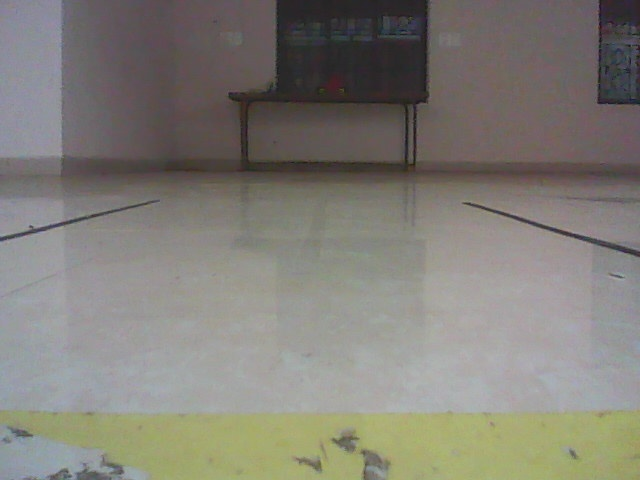
#> input picture Lane_and_object_detection/Lane_track/img1.jpg, 640 x 480 px
$ python Per_trans.py
#> lines starting #> are read from the running program, lines starting #| are printed output that depends on the picture
import  cv2
import numpy as np
import math

x1 = 9
x2 = 545
y  = 285
h  = -28
Ot = math.radians(55)

a = x1 + (h/math.tan(Ot))
b = x2 - (h/math.tan(Ot))

img = cv2.imread('img1.jpg',1)
#> img is the input picture: shape (480, 640, 3); mean B, G, R 119, 126.3, 129.2
resized_img = cv2.resize(img,(600,600))
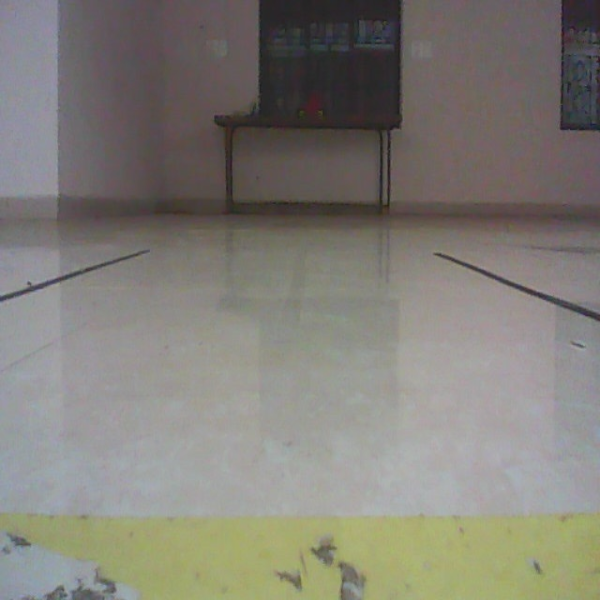
#> resized_img: shape (600, 600, 3); mean B, G, R 118.9, 126.2, 129.1

#                  [0,0]   [600,0] [0,600][600,600]
pts1 = np.float32([[a,y+h],[b,y+h],[x1,y],[x2,y]])
pts2 = np.float32([[0,0],[600,0],[0,600],[600,600]])

M = cv2.getPerspectiveTransform(pts1,pts2)
dst = cv2.warpPerspective(resized_img,M,(600,600))
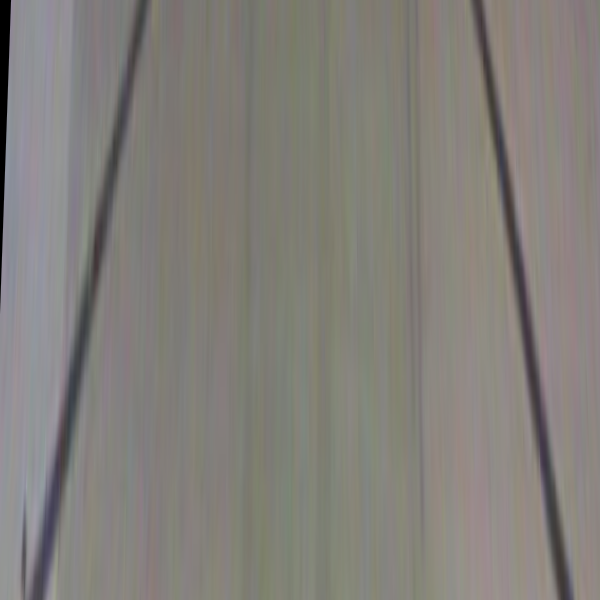
#> dst: shape (600, 600, 3); mean B, G, R 122.2, 127.4, 130.6

cv2.imshow('img',resized_img)
cv2.imshow('dst',dst)

cv2.waitKey(0)

$ run again, with Lane_and_object_detection/Lane_track/img2.jpg copied over Lane_and_object_detection/Lane_track/img1.jpg
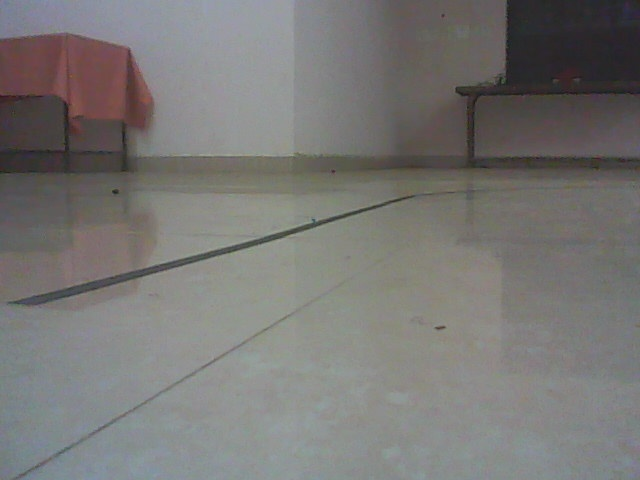
#> input picture Lane_and_object_detection/Lane_track/img2.jpg, 640 x 480 px
#> img is the input picture: shape (480, 640, 3); mean B, G, R 116.5, 118.4, 119.8
#> `resized_img = cv2.resize(img,(600,600))`:
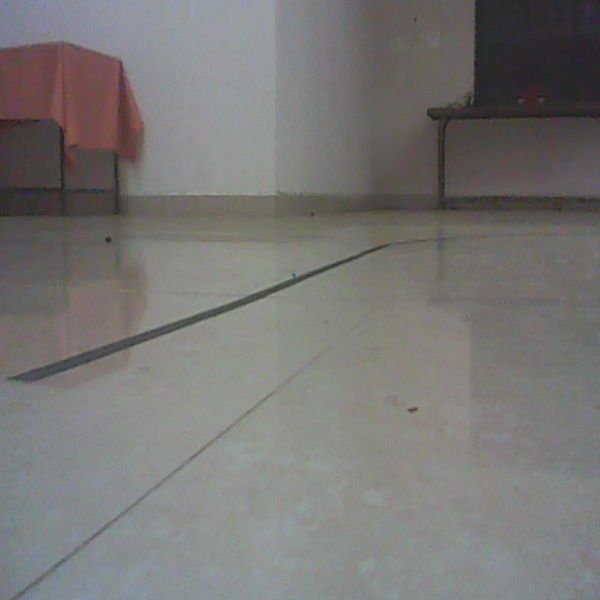
#> resized_img: shape (600, 600, 3); mean B, G, R 116.4, 118.4, 119.7
#> `dst = cv2.warpPerspective(resized_img,M,(600,600))`:
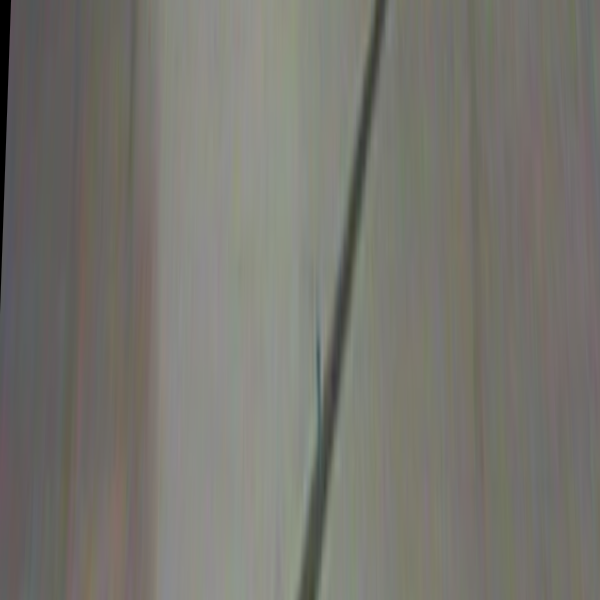
#> dst: shape (600, 600, 3); mean B, G, R 110.7, 117.3, 118.6

$ run again, with Lane_and_object_detection/Lane_track/img3.jpg copied over Lane_and_object_detection/Lane_track/img1.jpg
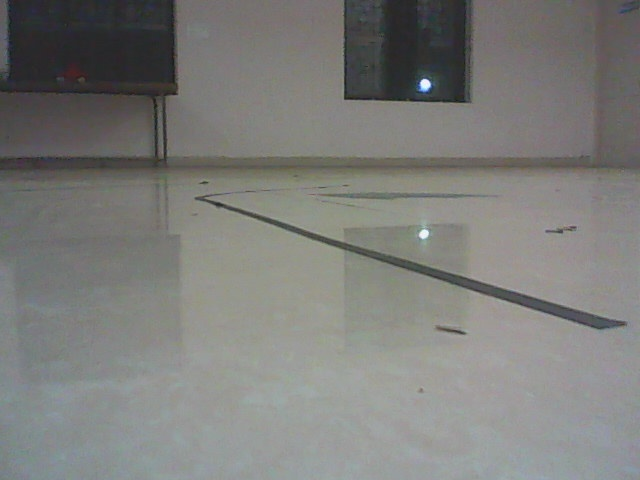
#> input picture Lane_and_object_detection/Lane_track/img3.jpg, 640 x 480 px
#> img is the input picture: shape (480, 640, 3); mean B, G, R 121.8, 124.6, 124.3
#> `resized_img = cv2.resize(img,(600,600))`:
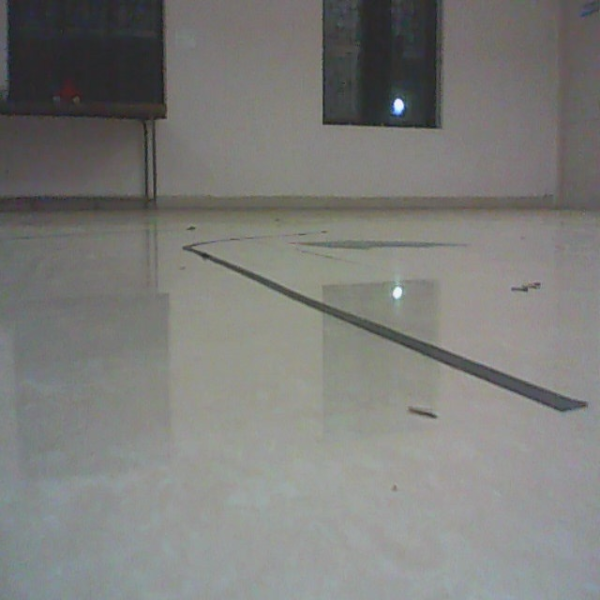
#> resized_img: shape (600, 600, 3); mean B, G, R 121.7, 124.5, 124.2
#> `dst = cv2.warpPerspective(resized_img,M,(600,600))`:
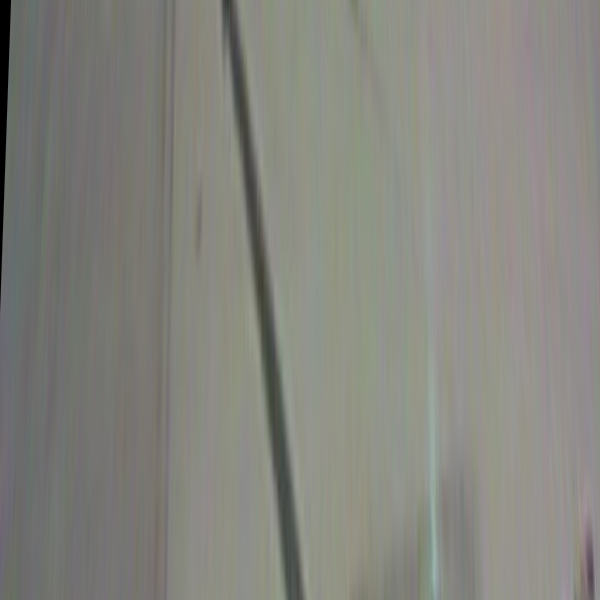
#> dst: shape (600, 600, 3); mean B, G, R 126.2, 132.8, 132.8

$ run again, with Lane_and_object_detection/Lane_track/img4.jpg copied over Lane_and_object_detection/Lane_track/img1.jpg
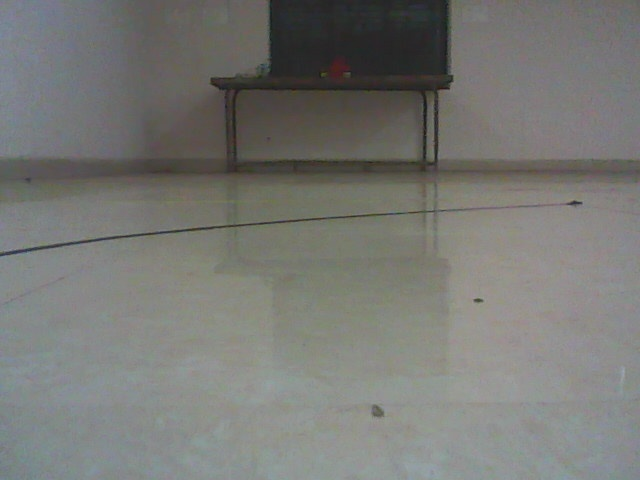
#> input picture Lane_and_object_detection/Lane_track/img4.jpg, 640 x 480 px
#> img is the input picture: shape (480, 640, 3); mean B, G, R 116.3, 120.1, 119.4
#> `resized_img = cv2.resize(img,(600,600))`:
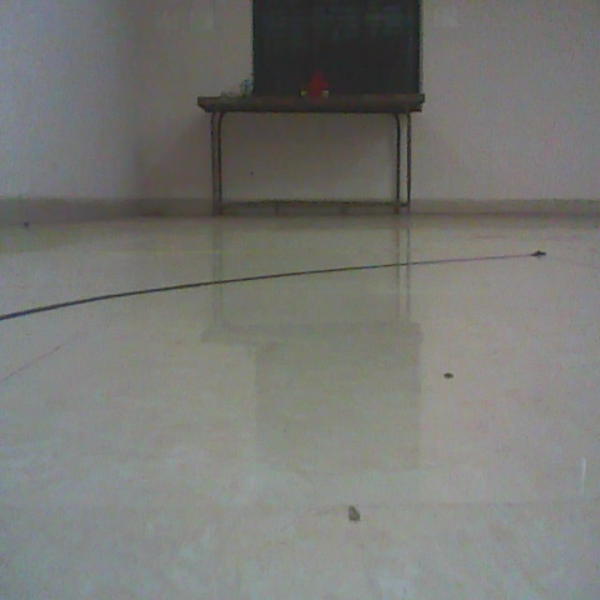
#> resized_img: shape (600, 600, 3); mean B, G, R 116.2, 120, 119.3
#> `dst = cv2.warpPerspective(resized_img,M,(600,600))`:
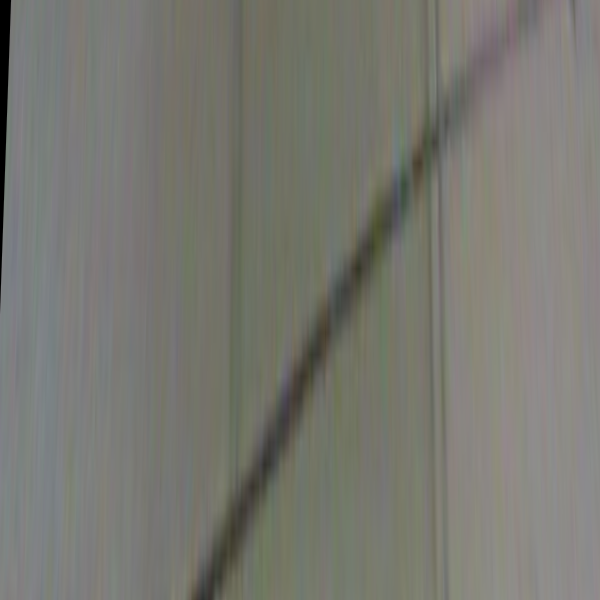
#> dst: shape (600, 600, 3); mean B, G, R 112.9, 120.2, 120.3
